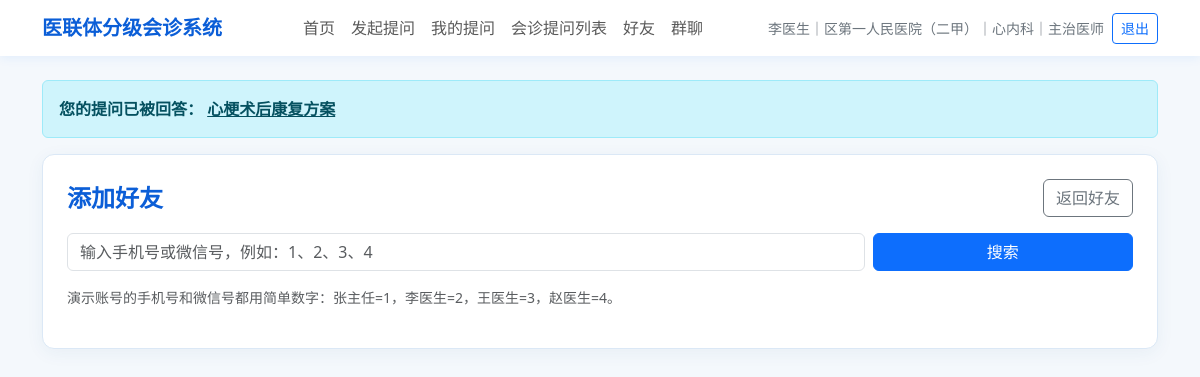
/friends/add (signed in), run on the app's committed database.
### tables this page shows
CREATE TABLE users (
                    id INTEGER PRIMARY KEY AUTOINCREMENT,
                    name TEXT,
                    password TEXT,
                    hospital_id INTEGER,
                    department TEXT,
                    role TEXT DEFAULT '医生'
                , phone TEXT DEFAULT '', wechat_id TEXT DEFAULT '', title TEXT DEFAULT '', avatar TEXT DEFAULT '');

CREATE TABLE hospitals (
                    id INTEGER PRIMARY KEY AUTOINCREMENT,
                    name TEXT,
                    parent_id INTEGER,
                    path TEXT,
                    level INTEGER
                );

CREATE TABLE consultations (
                    id INTEGER PRIMARY KEY AUTOINCREMENT,
                    title TEXT,
                    content TEXT,
                    asker_id INTEGER,
                    asker_hospital_id INTEGER,
                    asker_department TEXT,
                    target_hospital_id INTEGER,
                    visible_levels TEXT,
                    status TEXT,
                    reply_content TEXT,
                    replier_id INTEGER,
                    replier_department TEXT,
                    attachment_path TEXT,
                    attachment_name TEXT,
                    reply_attachment_path TEXT,
                    reply_attachment_name TEXT,
                    create_time TEXT,
                    reply_time TEXT
                );

### app.py (the view, shortened to what this page needs)
    @app.route("/friends/add", methods=["GET", "POST"])
    @login_required
    def add_friend(current_user: Dict[str, Any]):
        query = request.args.get("q", "").strip()
        results = search_users(query, current_user["id"]) if query else []
        return render_template("add_friend.html", query=query, results=results)

### app.py (called while the page is built)
def get_connection(db_path: Optional[Path] = None) -> sqlite3.Connection:
    if db_path is None:
        db_path = DB_PATH
    conn = sqlite3.connect(db_path)
    conn.row_factory = sqlite3.Row
    return conn

def row_to_dict(row: Optional[sqlite3.Row]) -> Optional[Dict[str, Any]]:
    if row is None:
        return None
    return dict(row)

def get_user_with_hospital(user_id: int) -> Optional[Dict[str, Any]]:
    conn = get_connection()
    try:
        row = conn.execute(
            """
            SELECT
                u.id AS id,
                u.name AS name,
                u.phone AS phone,
                u.wechat_id AS wechat_id,
                u.title AS title,
                u.avatar AS avatar,
                u.department AS department,
                u.role AS role,
                h.id AS hospital_id,
                h.name AS hospital_name,
                h.path AS hospital_path,
                h.level AS hospital_level
            FROM users u
            JOIN hospitals h ON u.hospital_id = h.id
            WHERE u.id = ?
            """,
            (user_id,),
        ).fetchone()
        return row_to_dict(row)
    finally:
        conn.close()

def get_answer_notifications(current_user: Optional[Dict[str, Any]]) -> List[sqlite3.Row]:
    if current_user is None:
        return []
    conn = get_connection()
    try:
        return conn.execute(
            """
            SELECT id, title, reply_time
            FROM consultations
            WHERE asker_id = ? AND status = '已回复'
            ORDER BY reply_time DESC, id DESC
            LIMIT 5
            """,
            (current_user["id"],),
        ).fetchall()
    finally:
        conn.close()

def get_current_user() -> Optional[Dict[str, Any]]:
    if Flask is None:
        return None
    user_id = session.get("user_id")
    if user_id is None:
        return None
    return get_user_with_hospital(int(user_id))

def login_required(view_func):
    @functools.wraps(view_func)
    def wrapped_view(*args, **kwargs):
        current_user = get_current_user()
        if current_user is None:
            return redirect(url_for("login", next=request.path))
        return view_func(current_user, *args, **kwargs)
    return wrapped_view

### templates/add_friend.html (shortened to what this page needs)
{% extends "base.html" %}
{% block content %}
<div class="page-card p-3 p-md-4">
    <div class="d-flex justify-content-between align-items-center mb-3">
        <h1 class="h4 medical-title mb-0">添加好友</h1>
        <a class="btn btn-outline-secondary" href="{{ url_for('friends') }}">返回好友</a>
    </div>
    <form class="row g-2 mb-3" method="get">
        <div class="col-12 col-md-9">
            <input id="friendSearchInput" class="form-control" name="q" value="{{ query }}" placeholder="输入手机号或微信号，例如：1、2、3、4">
        </div>
        <div class="col-12 col-md-3">
            <button class="btn btn-primary w-100" type="submit">搜索</button>
        </div>
    </form>
    <div class="form-text mb-3">演示账号的手机号和微信号都用简单数字：张主任=1，李医生=2，王医生=3，赵医生=4。</div>
</div>
{% endblock %}

### templates/base.html (shortened to what this page needs)
<!doctype html>
<html lang="zh-CN">
<head>
    <link href="https://cdn.jsdelivr.net/npm/bootstrap@5.3.3/dist/css/bootstrap.min.css" rel="stylesheet">
</head>
<body>
{% if current_user %}
<nav class="navbar navbar-expand-lg bg-white sticky-top">
    <div class="container">
        <a class="navbar-brand medical-title" href="{{ url_for('home') }}">医联体分级会诊系统</a>
        <div class="collapse navbar-collapse" id="mainNavbar">
            <ul class="navbar-nav mx-auto mb-2 mb-lg-0">
                <li class="nav-item"><a class="nav-link" href="{{ url_for('home') }}">首页</a></li>
                <li class="nav-item"><a class="nav-link" href="{{ url_for('new_consultation') }}">发起提问</a></li>
                <li class="nav-item"><a class="nav-link" href="{{ url_for('my_consultations') }}">我的提问</a></li>
                {% if current_user.hospital_level in [1, 2] %}
                <li class="nav-item"><a class="nav-link" href="{{ url_for('subordinate_consultations') }}">会诊提问列表</a></li>
                {% endif %}
                <li class="nav-item">
                    <a class="nav-link" href="{{ url_for('friends') }}">
                        好友
                    </a>
                </li>
                <li class="nav-item">
                    <a class="nav-link" href="{{ url_for('groups') }}">
                        群聊
                    </a>
                </li>
            </ul>
            <div class="d-flex flex-column flex-lg-row align-items-lg-center gap-2 small text-secondary">
                <span>{{ current_user.name }}｜{{ current_user.hospital_name }}｜{{ current_user.department }}｜{{ current_user.title }}</span>
                <a class="btn btn-outline-primary btn-sm" href="{{ url_for('logout') }}">退出</a>
            </div>
        </div>
    </div>
</nav>
{% endif %}
<main class="container py-4">
    {% if current_user and answer_notifications %}
    <div class="alert alert-info" role="alert">
        <strong>您的提问已被回答：</strong>
        {% for item in answer_notifications %}
            <a class="alert-link me-2" href="{{ url_for('consultation_detail', consultation_id=item.id) }}">{{ item.title }}</a>
        {% endfor %}
    </div>
    {% endif %}
    {% block content %}{% endblock %}
</main>
</body>
</html>

### templates/base.html (style rules this page uses)
body { background: #f4f8fc; }
.navbar { box-shadow: 0 2px 10px rgba(13, 110, 253, 0.08); }
.page-card { background: #fff; border: 1px solid #dbe8f6; border-radius: 12px; box-shadow: 0 4px 18px rgba(35, 80, 130, 0.06); }
.medical-title { color: #0b5ed7; font-weight: 700; }

### data on the page
users: name "李医生", department "心内科", title "主治医师"
hospitals: hospital_name "区第一人民医院（二甲）"
consultations: title "心梗术后康复方案"
